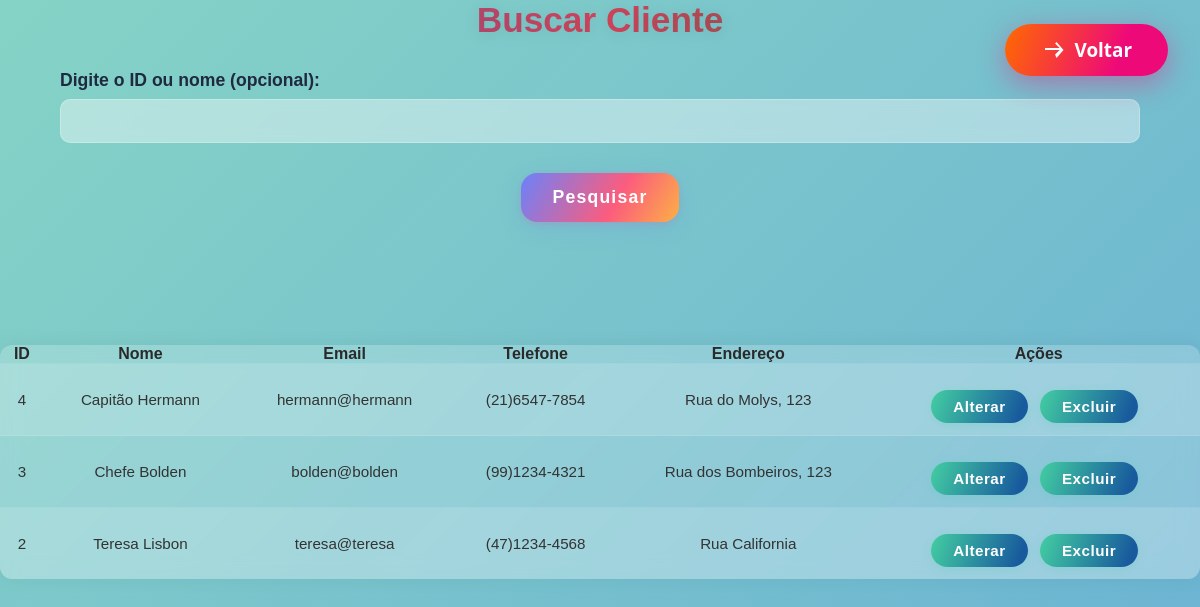
/buscar_cliente.php (signed in), run on the app's committed database.
### tables this page shows
CREATE TABLE IF NOT EXISTS `cliente` (
  `id_cliente` int NOT NULL AUTO_INCREMENT,
  `nome_cliente` varchar(100) NOT NULL,
  `endereco` varchar(255) DEFAULT NULL,
  `telefone` varchar(20) DEFAULT NULL,
  `email` varchar(100) DEFAULT NULL,
  `id_funcionario_responsavel` int DEFAULT NULL,
  PRIMARY KEY (`id_cliente`),
  UNIQUE KEY `email` (`email`),
  KEY `fk_cliente_funcionario` (`id_funcionario_responsavel`)
);

### buscar_cliente.php (the view, shortened to what this page needs)
<?php
require_once 'conexao.php';
$busca = $_POST['busca'] ?? "";
if ($_SERVER["REQUEST_METHOD"] == "POST" && $busca){
    if (is_numeric($busca)){
        $sql = "SELECT * FROM cliente WHERE id_cliente = :busca ORDER BY nome ASC";
        $stmt = $pdo->prepare($sql);
        $stmt->bindParam(':busca', $busca, PDO::PARAM_INT);
    }else{
        $sql = "SELECT * FROM cliente WHERE nome LIKE :busca_nome ORDER BY nome ASC";
        $stmt = $pdo->prepare($sql);
        $stmt->bindValue(':busca_nome', "%$busca%", PDO::PARAM_STR);
    }
} else {
    $sql = "SELECT * FROM cliente ORDER BY nome ASC";
    $stmt = $pdo->prepare($sql);
}
$stmt->execute();
$clientes = $stmt->fetchAll(PDO::FETCH_ASSOC);
?>
<!DOCTYPE html>
<html lang="pt-BR">
<head>
    <link rel="stylesheet" href="styles.css">
</head>
<body>
    <h2>Buscar Cliente</h2>
    <form method="POST" action="">
        <label for="busca">Digite o ID ou nome (opcional):</label>
        <input type="text" id="busca" name="busca" value="<?=htmlspecialchars($busca)?>">
        <button type="submit">Pesquisar</button>
    </form>
    <?php if(count($clientes)): ?>
        <div class="tabela-centro-container">
    <table>
        <tr>
            <th>ID</th>
            <th>Nome</th>
            <th>Email</th>
            <th>Telefone</th>
            <th>Endereço</th>
            <th>Ações</th>
        </tr>
        <?php foreach ($clientes as $cliente): ?>
            <tr>
                <td><?= htmlspecialchars($cliente['id_cliente']) ?></td>
                <td><?= htmlspecialchars($cliente['nome']) ?></td>
                <td><?= htmlspecialchars($cliente['email']) ?></td>
                <td><?= htmlspecialchars($cliente['telefone']) ?></td>
                <td><?= htmlspecialchars($cliente['endereco']) ?></td>
                <td>
                    <a href="alterar_cliente.php?id=<?= urlencode($cliente['id_cliente']) ?>" class="btn-acao">Alterar</a>
                    <form method="get" action="excluir_cliente.php" style="display:inline;" onsubmit="return confirm('Tem certeza que deseja excluir este cliente?');">
                        <button type="submit" class="btn-acao btn-excluir">Excluir</button>
                    </form>
                </td>
            </tr>
        <?php endforeach; ?>
    </table>
</div>
    <?php else: ?><p>Nenhum cliente encontrado.</p><?php endif; ?>
        <a href="javascript:history.back()" class="btn-voltar-top-right">
  <svg viewBox="0 0 24 24"><path d="M15.5 4l-1.42 1.41L18.67 10H4v2h14.67l-4.59 4.59L15.5 20l7-8z"/></svg>
  Voltar
</a>
</body>
</html>

### styles.css (style rules this page uses)
*, *::before, *::after { box-sizing: border-box; margin: 0; padding: 0; }
body { font-family: 'Poppins', sans-serif; background: linear-gradient(135deg, #85d3c6 0%, #174cfc 100%); background-attachment: fixed; background-size: 400% 400%; animation: gradientShift 15s ease infinite; min-height: 100vh; text-align: center; color: #2a2a2a; }
h2 { font-size: 2.2em; font-weight: bold; background: linear-gradient(to right, #4859ad, #d4445c, #0d7742); background-clip: text; -webkit-background-clip: text; color: transparent; text-shadow: 0 2px 16px rgba(0, 0, 0, 0.1); margin-bottom: 30px; }
form { width: 100%; display: flex; flex-direction: column; align-items: center; }
label { width: 90%; font-weight: 700; margin-bottom: 8px; text-align: left; color: #1f2a40; font-size: 1.1em; }
input[type="text"], input[type="email"], input[type="password"], select { width: 90%; padding: 12px 16px; margin-bottom: 16px; border: 1.5px solid rgba(255, 255, 255, 0.25); border-radius: 10px; font-size: 16px; background: rgba(255, 255, 255, 0.4); color: #2a2a2a; backdrop-filter: blur(6px); transition: all 0.3s cubic-bezier(.4,0,.2,1); }
button, input[type="submit"], .btn { background: linear-gradient(120deg, #6a82fb, #fc5c7d 60%, #fcb045 100%); color: white; border: none; padding: 14px 32px; font-size: 1.1em; font-weight: bold; border-radius: 16px; margin-top: 14px; cursor: pointer; box-shadow: 0 6px 22px #6a82fb33, 0 2px 6px #fc5c7d33; letter-spacing: 1.2px; position: relative; overflow: hidden; transition: all 0.35s cubic-bezier(.4,0,.2,1); }
button::after, .btn::after { content: ''; position: absolute; left: 50%; top: 50%; width: 0; height: 0; background: rgba(255,255,255,0.23); border-radius: 50%; transform: translate(-50%, -50%); transition: width 0.4s, height 0.4s; z-index: 0; }
table { width: 100%; border-collapse: collapse; margin: 30px 0; border-radius: 12px; overflow: hidden; box-shadow: 0 0 20px rgba(0,0,0,0.05); background: rgba(255,255,255,0.2); backdrop-filter: blur(10px); }
tbody td { padding: 12px; font-size: 0.95em; color: #333; border-top: 1px solid rgba(255, 255, 255, 0.1); }
tbody tr:nth-child(even) { background: rgba(255, 255, 255, 0.15); }
.btn-voltar-top-right { position: fixed; top: 24px; right: 32px; z-index: 9999; display: inline-flex; align-items: center; gap: 10px; padding: 13px 36px; border-radius: 40px; background: linear-gradient(110deg, #ff6a00, #ee0979 70%); color: #fff; font-size: 1.18rem; font-weight: 700; border: none; box-shadow: 0 8px 28px rgba(238, 9, 121, 0.38); cursor: pointer; transition: background 0.3s, box-shadow 0.3s, transform 0.22s; text-decoration: none; outline: none; font-family: 'Segoe UI', 'Poppins', Arial, sans-serif; }
.btn-voltar-top-right svg { width: 24px; height: 24px; fill: #fff; transition: transform 0.3s; }
.tabela-centro-container { display: flex; justify-content: center; align-items: center; min-height: 60vh; width: 100%; }
.tabela-centro-container table { margin: 0 auto; max-width: 2000px; width: 100%; }
.btn-acao { display: inline-block; background: linear-gradient(110deg, #43cea2, #185a9d 90%); color: #fff; padding: 8px 22px; border-radius: 18px; font-weight: 600; border: none; margin-right: 8px; text-decoration: none; font-size: 1em; transition: background 0.22s, box-shadow 0.22s, transform 0.14s; box-shadow: 0 2px 10px #43cea233; cursor: pointer; letter-spacing: 0.5px; }

### data on the page
cliente: id_cliente "4", nome "Capitão Hermann", email "hermann@hermann", telefone "(21)6547-7854", endereco "Rua do Molys, 123"
cliente: id_cliente "3", nome "Chefe Bolden", email "bolden@bolden", telefone "(99)1234-4321", endereco "Rua dos Bombeiros, 123"
cliente: id_cliente "2", nome "Teresa Lisbon", email "teresa@teresa", telefone "(47)1234-4568", endereco "Rua California"
